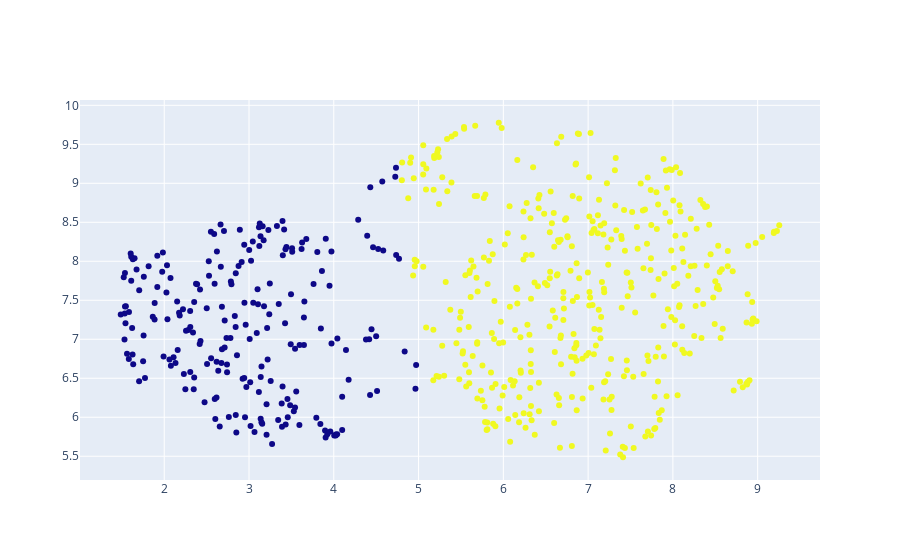

Notebook cell for this chart:
### Code cell
fig = go.Figure()
fig.add_trace(go.Scatter(x = um_df["um_Component1"], y = um_df["um_Component2"],mode = "markers",
                        marker = dict(color = um_df["um_Cluster"])))

### Figure 1 — Plotly figure (JSON) as saved in the notebook; plotly's stock layout.template omitted (floating-point values rounded to 4 significant figures; data arrays with more than 128 entries replaced by an {"elided": "..."} marker saying what was removed)
{"data": [{"marker": {"color": {"elided": "617 int values"}}, "mode": "markers", "type": "scatter", "x": {"elided": "617 float values"}, "y": {"elided": "617 float values"}}], "layout": {}}
